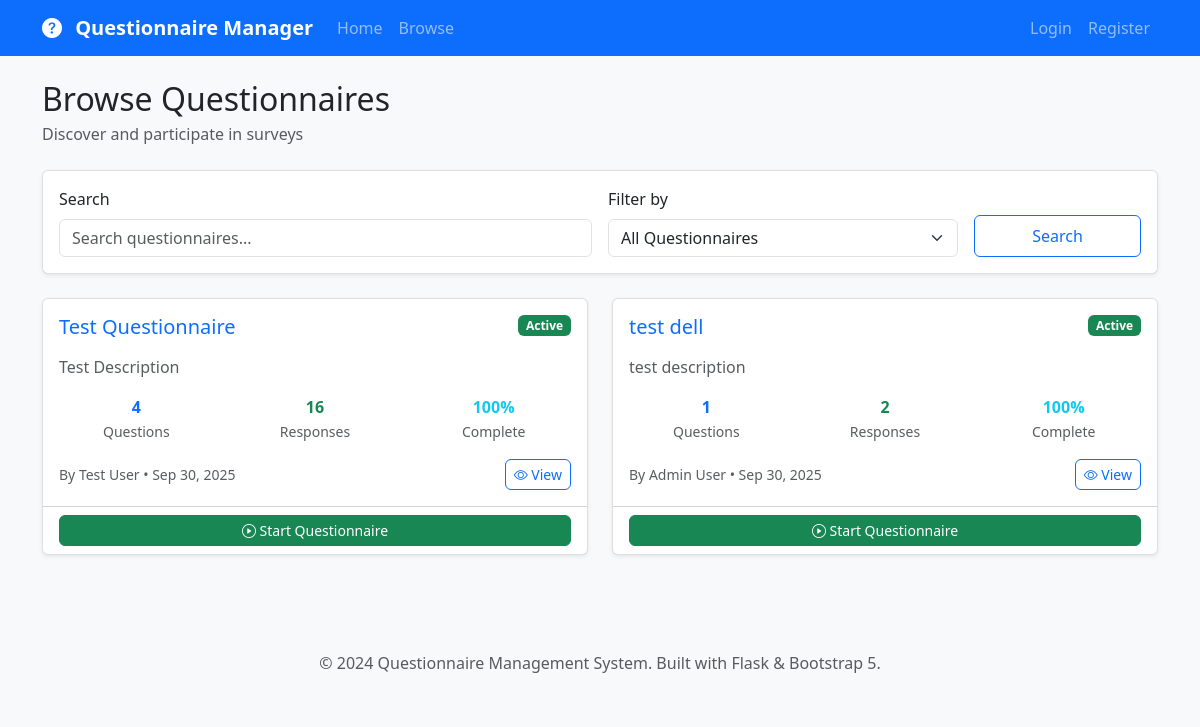
/questionnaires, run on the app's committed database.
### app/models.py (models this page shows, shortened)
class Questionnaire(db.Model):
    __tablename__ = 'questionnaires'
    id = db.Column(db.Integer, primary_key=True)
    title = db.Column(db.String(200), nullable=False)
    description = db.Column(db.Text)
    creator_id = db.Column(db.Integer, db.ForeignKey('users.id'), nullable=False)
    is_active = db.Column(db.Boolean, default=True)
    allow_anonymous = db.Column(db.Boolean, default=False)
    multiple_submissions = db.Column(db.Boolean, default=False)
    created_at = db.Column(db.DateTime, index=True, default=datetime.utcnow)
    updated_at = db.Column(db.DateTime, default=datetime.utcnow, onupdate=datetime.utcnow)
    questions = db.relationship('Question', backref='questionnaire', lazy='dynamic',
                              cascade='all, delete-orphan', order_by='Question.order')
    responses = db.relationship('Response', backref='questionnaire', lazy='dynamic',
                              cascade='all, delete-orphan')
    def get_total_responses(self):
        return self.responses.filter_by(is_complete=True).count()
    def get_completion_rate(self):
        total = self.responses.count()
        completed = self.responses.filter_by(is_complete=True).count()
        return (completed / total * 100) if total > 0 else 0
    def get_question_count(self):
        return self.questions.count()
    def can_user_respond(self, user):
        if not self.is_active:
            return False, "Questionnaire is not active"
        return True, "Can respond"

class User(UserMixin, db.Model):
    __tablename__ = 'users'
    id = db.Column(db.Integer, primary_key=True)
    username = db.Column(db.String(64), index=True, unique=True, nullable=False)
    email = db.Column(db.String(120), index=True, unique=True, nullable=False)
    password_hash = db.Column(db.String(128))
    first_name = db.Column(db.String(64))
    last_name = db.Column(db.String(64))
    role = db.Column(db.String(20), default='user')  # user, admin
    is_active = db.Column(db.Boolean, default=True)
    created_at = db.Column(db.DateTime, index=True, default=datetime.utcnow)
    last_login = db.Column(db.DateTime)
    created_questionnaires = db.relationship('Questionnaire', foreign_keys='Questionnaire.creator_id',
                                           backref='creator', lazy='dynamic', cascade='all, delete-orphan')
    responses = db.relationship('Response', backref='user', lazy='dynamic', cascade='all, delete-orphan')
    def get_full_name(self):
        if self.first_name and self.last_name:
            return f"{self.first_name} {self.last_name}"
        return self.username

### app/main/routes.py (the view)
@bp.route('/questionnaires')
def questionnaires():
    page = request.args.get('page', 1, type=int)
    search = request.args.get('search', '', type=str)
    filter_by = request.args.get('filter_by', 'all', type=str)
    query = Questionnaire.query
    if filter_by == 'active':
        query = query.filter_by(is_active=True)
    elif filter_by == 'inactive':
        query = query.filter_by(is_active=False)
    elif filter_by == 'my_questionnaires' and current_user.is_authenticated:
        query = query.filter_by(creator_id=current_user.id)
    if search:
        query = query.filter(or_(
            Questionnaire.title.contains(search),
            Questionnaire.description.contains(search)
        ))
    if not current_user.is_authenticated:
        query = query.filter_by(is_active=True)
    questionnaires = query.order_by(desc(Questionnaire.created_at)).paginate(
        page=page,
        per_page=current_app.config['QUESTIONNAIRES_PER_PAGE'],
        error_out=False
    )
    search_form = SearchForm()
    search_form.search.data = search
    search_form.filter_by.data = filter_by
    return render_template('main/questionnaires.html',
                         title='Questionnaires',
                         questionnaires=questionnaires,
                         search_form=search_form)

### app/main/forms.py
class SearchForm(FlaskForm):
    search = StringField('Search', render_kw={
        "class": "form-control",
        "placeholder": "Search questionnaires...",
        "autocomplete": "off"
    })
    filter_by = SelectField('Filter by', choices=[
        ('all', 'All Questionnaires'),
        ('active', 'Active Only'),
        ('inactive', 'Inactive Only'),
        ('my_questionnaires', 'My Questionnaires')
    ], render_kw={"class": "form-select"})
    submit = SubmitField('Search', render_kw={"class": "btn btn-outline-primary"})

### app/templates/main/questionnaires.html (shortened to what this page needs)
{% extends "base.html" %}
{% block content %}
<div class="d-flex justify-content-between align-items-center mb-4">
    <div>
        <h2 class="mb-1">Browse Questionnaires</h2>
        <p class="text-muted mb-0">Discover and participate in surveys</p>
    </div>
</div>
<div class="card mb-4">
    <div class="card-body">
        <form method="GET" class="row g-3 align-items-end">
            <div class="col-md-6">
                {{ search_form.search.label(class="form-label") }}
                {{ search_form.search(value=request.args.get('search', '')) }}
            </div>
            <div class="col-md-4">
                {{ search_form.filter_by.label(class="form-label") }}
                {{ search_form.filter_by() }}
            </div>
            <div class="col-md-2">
                <div class="d-grid">
                    {{ search_form.submit() }}
                </div>
            </div>
        </form>
    </div>
</div>
<div class="row">
    {% if questionnaires.items %}
        {% for questionnaire in questionnaires.items %}
            <div class="col-lg-6 mb-4">
                <div class="card h-100">
                    <div class="card-body">
                        <div class="d-flex justify-content-between align-items-start mb-3">
                            <h5 class="card-title mb-0">
                                <a href="{{ url_for('main.view_questionnaire', id=questionnaire.id) }}"
                                   class="text-decoration-none">
                                    {{ questionnaire.title }}
                                </a>
                            </h5>
                            {% if questionnaire.is_active %}
                                <span class="badge bg-success">Active</span>
                            {% else %}
                                <span class="badge bg-secondary">Inactive</span>
                            {% endif %}
                        </div>
                        {% if questionnaire.description %}
                            <p class="card-text text-muted">
                                {{ questionnaire.description[:150] }}
                            </p>
                        {% endif %}
                        <div class="row text-center mb-3">
                            <div class="col-4">
                                <div class="fw-bold text-primary">{{ questionnaire.get_question_count() }}</div>
                                <small class="text-muted">Questions</small>
                            </div>
                            <div class="col-4">
                                <div class="fw-bold text-success">{{ questionnaire.get_total_responses() }}</div>
                                <small class="text-muted">Responses</small>
                            </div>
                            <div class="col-4">
                                <div class="fw-bold text-info">{{ "%.0f"|format(questionnaire.get_completion_rate()) }}%</div>
                                <small class="text-muted">Complete</small>
                            </div>
                        </div>
                        <div class="d-flex justify-content-between align-items-center">
                            <small class="text-muted">
                                By {{ questionnaire.creator.get_full_name() }} •
                                {{ questionnaire.created_at.strftime('%b %d, %Y') }}
                            </small>
                            <div class="btn-group">
                                <a href="{{ url_for('main.view_questionnaire', id=questionnaire.id) }}"
                                   class="btn btn-outline-primary btn-sm">
                                    <i class="bi bi-eye"></i> View
                                </a>
                            </div>
                        </div>
                    </div>
                    {% if questionnaire.is_active %}
                        <div class="card-footer bg-transparent">
                            {% set can_respond, message = questionnaire.can_user_respond(current_user if current_user.is_authenticated else None) %}
                            {% if can_respond %}
                                <a href="{{ url_for('main.view_questionnaire', id=questionnaire.id) }}"
                                   class="btn btn-success btn-sm w-100">
                                    <i class="bi bi-play-circle"></i> Start Questionnaire
                                </a>
                            {% else %}
                                <button class="btn btn-secondary btn-sm w-100" disabled>
                                    <i class="bi bi-check-circle"></i> {{ message }}
                                </button>
                            {% endif %}
                        </div>
                    {% endif %}
                </div>
            </div>
        {% endfor %}
    {% endif %}
</div>
{% endblock %}

### app/static/css/custom.css (style rules this page uses)
:root { --primary-color: #0d6efd; --secondary-color: #6c757d; --success-color: #198754; --danger-color: #dc3545; --warning-color: #ffc107; --info-color: #0dcaf0; }
body { font-family: 'Segoe UI', Tahoma, Geneva, Verdana, sans-serif; background-color: #f8f9fa; }
.card { box-shadow: 0 0.125rem 0.25rem rgba(0, 0, 0, 0.075); border: 1px solid rgba(0, 0, 0, 0.125); transition: box-shadow 0.15s ease-in-out; }
.btn { border-radius: 0.375rem; font-weight: 500; padding: 0.5rem 1rem; transition: all 0.15s ease-in-out; }
.btn-sm { padding: 0.25rem 0.5rem; font-size: 0.875rem; }

### data on the page
Questionnaire: title "Test Questionnaire", is_active "Active", description "Test Description", get_question_count "4", get_total_responses "16", get_completion_rate "100", creator.get_full_name "Test User", created_at "Sep 30, 2025"
Questionnaire: title "test dell", is_active "Active", description "test description", get_question_count "1", get_total_responses "2", get_completion_rate "100", creator.get_full_name "Admin User", created_at "Sep 30, 2025"

### other printed values
{{ search_form.search.label(class="form-label") }} "Search"
{{ search_form.filter_by.label(class="form-label") }} "Filter by"
